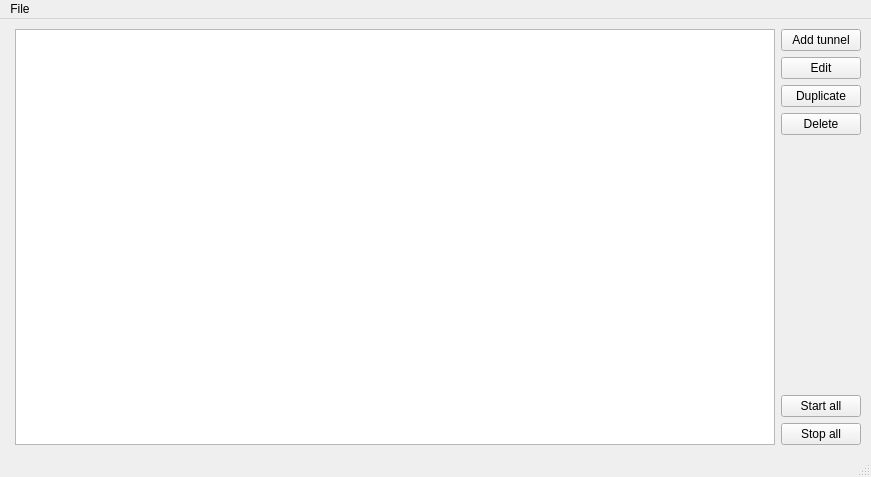
<?xml version="1.0" encoding="UTF-8"?>
<ui version="4.0">
 <class>MainWindow</class>
 <widget class="QMainWindow" name="MainWindow">
  <property name="geometry">
   <rect>
    <x>0</x>
    <y>0</y>
    <width>871</width>
    <height>477</height>
   </rect>
  </property>
  <property name="windowTitle">
   <string>SSH Port Forwarding</string>
  </property>
  <property name="locale">
   <locale language="English" country="UnitedStates"/>
  </property>
  <widget class="QWidget" name="centralwidget">
   <layout class="QHBoxLayout" name="horizontalLayout_2">
    <property name="leftMargin">
     <number>15</number>
    </property>
    <property name="topMargin">
     <number>10</number>
    </property>
    <property name="rightMargin">
     <number>10</number>
    </property>
    <property name="bottomMargin">
     <number>10</number>
    </property>
    <item>
     <layout class="QHBoxLayout" name="horizontalLayout">
      <property name="spacing">
       <number>6</number>
      </property>
      <property name="sizeConstraint">
       <enum>QLayout::SetMaximumSize</enum>
      </property>
      <item>
       <widget class="QTreeView" name="treeView"/>
      </item>
      <item>
       <layout class="QVBoxLayout" name="verticalLayout">
        <property name="topMargin">
         <number>0</number>
        </property>
        <item>
         <widget class="QPushButton" name="pushButton_add">
          <property name="text">
           <string>Add tunnel</string>
          </property>
         </widget>
        </item>
        <item>
         <widget class="QPushButton" name="pushButton_edit">
          <property name="text">
           <string>Edit</string>
          </property>
         </widget>
        </item>
        <item>
         <widget class="QPushButton" name="pushButton_duplicate">
          <property name="text">
           <string>Duplicate</string>
          </property>
         </widget>
        </item>
        <item>
         <widget class="QPushButton" name="pushButton_delete">
          <property name="text">
           <string>Delete</string>
          </property>
         </widget>
        </item>
        <item>
         <spacer name="verticalSpacer">
          <property name="orientation">
           <enum>Qt::Vertical</enum>
          </property>
          <property name="sizeHint" stdset="0">
           <size>
            <width>20</width>
            <height>40</height>
           </size>
          </property>
         </spacer>
        </item>
        <item>
         <widget class="QPushButton" name="pushButton_start">
          <property name="text">
           <string>Start all</string>
          </property>
         </widget>
        </item>
        <item>
         <widget class="QPushButton" name="pushButton_stop">
          <property name="text">
           <string>Stop all</string>
          </property>
         </widget>
        </item>
       </layout>
      </item>
     </layout>
    </item>
   </layout>
  </widget>
  <widget class="QMenuBar" name="menubar">
   <property name="geometry">
    <rect>
     <x>0</x>
     <y>0</y>
     <width>871</width>
     <height>21</height>
    </rect>
   </property>
   <widget class="QMenu" name="menuFile">
    <property name="title">
     <string>File</string>
    </property>
    <addaction name="actionSave"/>
    <addaction name="actionLoad"/>
    <addaction name="actionExit"/>
   </widget>
   <addaction name="menuFile"/>
  </widget>
  <widget class="QStatusBar" name="statusbar"/>
  <action name="actionSave">
   <property name="text">
    <string>Save session</string>
   </property>
  </action>
  <action name="actionLoad">
   <property name="text">
    <string>Load session</string>
   </property>
  </action>
  <action name="actionExit">
   <property name="text">
    <string>Exit</string>
   </property>
  </action>
 </widget>
 <resources/>
 <connections/>
</ui>
